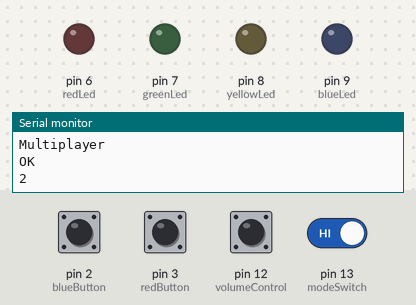
Bench run of a sketch on a simulated Arduino Uno, built with avr-gcc and run on an emulated ATmega328P. Parts: output pins drawn as LEDs (lit = HIGH), the last lines printed to the serial monitor. The test bench sets the inputs (shaded band); at power-on: pin 2 (blueButton), pin 3 (redButton), pin 12 (volumeControl), pin 13 (modeSwitch) HIGH. Random numbers use the default seed unless the sketch sets one; the audio player accepts every command and is not drawn.

Above: at 1.7 s.
1.8 s: pin 2 (blueButton) pulled LOW for 3.2 s
At 3.9 s:
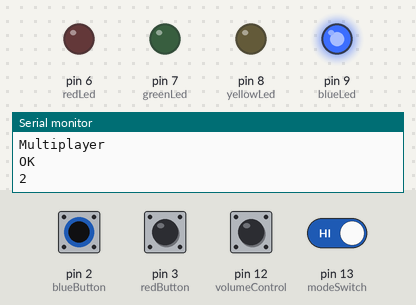
At 5.3 s:
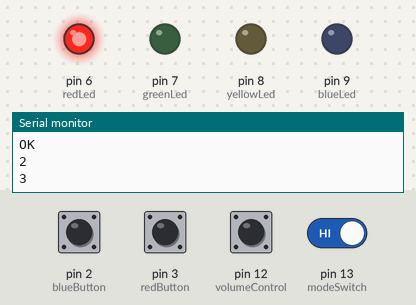
7.3 s: pin 2 (blueButton) driven LOW and pin 13 (modeSwitch) driven LOW
At 12.6 s:
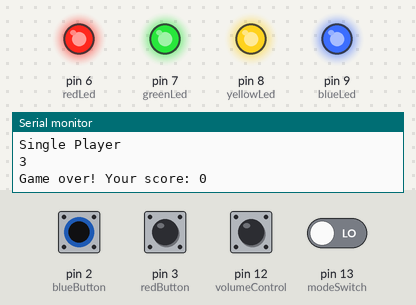
14.9 s: pin 2 (blueButton) driven HIGH
22.5 s: pin 2 (blueButton) driven LOW
Timing chart, 0 to 26.4 s (numbered marks = the images above; inputs shaded):
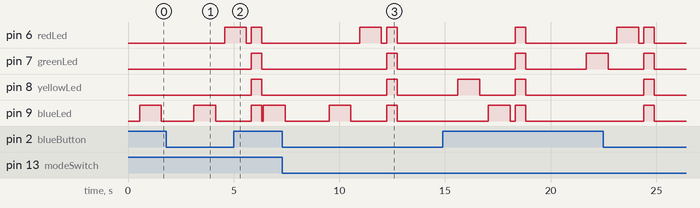

Measured:
- after the input at 1.8 s, pin 6 (redLed): LOW → HIGH after 2.8 s, → LOW 1.0 s later, → HIGH 0.24 s later, → LOW 0.50 s later; pin 7 (greenLed), pin 8 (yellowLed): LOW → HIGH after 4.0 s, → LOW 0.50 s later
- after the input at 7.3 s, pin 6 (redLed): LOW → HIGH after 3.7 s, → LOW 1.0 s later, → HIGH 0.24 s later, → LOW 0.50 s later; pin 7 (greenLed), pin 8 (yellowLed): LOW → HIGH after 4.9 s, → LOW 0.50 s later

The sketch:

FinalCapstoneVer2.ino
```cpp
#include "SoftwareSerial.h"
#include "DFRobotDFPlayerMini.h"

// Use pins 10 and 11 to communicate with DFPlayer Mini
static const uint8_t PIN_MP3_TX = 11; // Connects to module's RX
static const uint8_t PIN_MP3_RX = 10; // Connects to module's TX
SoftwareSerial softwareSerial(PIN_MP3_TX, PIN_MP3_RX);

//initialize buttons and LED ports
const uint8_t blueButton = 2;
const uint8_t redButton = 3;
const uint8_t greenButton = 4;
const uint8_t yellowButton = 5;
const uint8_t blueLed = 9;
const uint8_t redLed = 6;
const uint8_t greenLed = 7;
const uint8_t yellowLed = 8;
const uint8_t modeSwitch = 13;
const uint8_t volumeControl = 12;
int currentModeState;
int previousModeState;

int gameIndex;
#define MAX_LENGTH 1000
uint8_t gameMode = 0;
uint8_t user = 1;

uint8_t gameSequence[MAX_LENGTH];
uint8_t currentRound = 0;

int breakVariable = 1;

int volume = 20;
int volumeFlag = 1;
int switchFlag = 0;
int clearFlag = 0;
//Set up the Arduino board

// Create the Player object
DFRobotDFPlayerMini player;

void setup() {
  Serial.begin(9600);
  //set up inputs and outputs
  pinMode(redLed, OUTPUT);
  pinMode(yellowLed, OUTPUT);
  pinMode(blueLed, OUTPUT);
  pinMode(greenLed, OUTPUT);
  pinMode(redButton, INPUT_PULLUP);
  pinMode(yellowButton, INPUT_PULLUP);
  pinMode(blueButton, INPUT_PULLUP);
  pinMode(greenButton, INPUT_PULLUP);
  pinMode(modeSwitch, INPUT_PULLUP);
  pinMode(volumeControl, INPUT_PULLUP);

  gameIndex = 0;
  gameSequence[MAX_LENGTH] = {0};


  // The following line primes the random number generator.
  // It assumes pin A3 is floating (disconnected):
  randomSeed(analogRead(A3));

  if (digitalRead(modeSwitch) == LOW) {
      Serial.print("Single Player\n");
      currentModeState = 0;
      gameMode = 0;
  }
  if (digitalRead(modeSwitch) == HIGH) {
      Serial.print("Multiplayer\n");
      currentModeState = 1;
      gameMode = 1;
  }
  previousModeState = currentModeState;

  // Init serial port for DFPlayer Mini
  softwareSerial.begin(9600);

  // Start communication with DFPlayer Mini
  if (player.begin(softwareSerial)) {
   Serial.println("OK");

    // Set volume to maximum (0 to 30).
    player.volume(20);
    // Play the first MP3 file on the SD card
  } else {
    Serial.println("Connecting to DFPlayer Mini failed!");
  }
}

//Light LED sequence
void lightLed(int ledIndex) {
  currentModeState = digitalRead(modeSwitch);
  if (currentModeState != previousModeState) {
    GameMode_Switch();
    return;
  }
  if (digitalRead(volumeControl) == HIGH && volumeFlag == 1) {
    Volume();
    volumeFlag = 0;
  } else if (digitalRead(volumeControl) == LOW && volumeFlag == 0) {
    volumeFlag = 1;
  }
    switch (ledIndex){
      case 2:
        digitalWrite(blueLed, HIGH);
        player.play(2);
        delay(1000);
        digitalWrite(blueLed, LOW);
      break;
      case 3:
        digitalWrite(redLed, HIGH);
        player.play(3);
        delay(1000);
        digitalWrite(redLed, LOW);
      break;
      case 4:
        digitalWrite(greenLed, HIGH);
        player.play(4);
        delay(1000);
        digitalWrite(greenLed, LOW);
      break;
      case 5:
        digitalWrite(yellowLed, HIGH);
        player.play(5);
        delay(1000);
        digitalWrite(yellowLed, LOW);
      break;
      default:
      break;
    }
  volumeFlag = 1;
}

//Lights the proper LEDs
void playSequence() {
  delay(500);
  for (int i = 0; i < gameIndex; i++) {
    int currentLed = gameSequence[i];
    lightLed(currentLed);
    if (switchFlag == 1) {
      return;
    }
    delay(375);
  }
}

//wait for button read from user
int readButtons() {
  int i = 0;
  while(true) {
    currentModeState = digitalRead(modeSwitch);
    if (currentModeState != previousModeState) {
    GameMode_Switch();
    return;
    }
    if (digitalRead(volumeControl) == HIGH && volumeFlag == 1) {
      Volume();
      volumeFlag = 0;
    } else if (digitalRead(volumeControl) == LOW && volumeFlag == 0) {
      volumeFlag = 1;
    }
    if (digitalRead(blueButton) == HIGH) {
      i = 2;
    Serial.println(i);
    return i;
    }
    else if (digitalRead(redButton) == HIGH) {
      i = 3;
    Serial.println(i);
    return i;
    }
    else if (digitalRead(greenButton) == HIGH) {
      i = 4;
    Serial.println(i);
    return i;
    }
    else if (digitalRead(yellowButton) == HIGH) {
      i = 5;
    Serial.println(i);
    return i;
    }
  }
  delay(1);
}

//flash LEDs all on when game is over and report score to console
void gameOver() {
  currentModeState = digitalRead(modeSwitch);
  if (currentModeState != previousModeState) {
    GameMode_Switch();
    return;
  }
    if (digitalRead(volumeControl) == HIGH && volumeFlag == 1) {
      Volume();
      volumeFlag = 0;
    } else if (digitalRead(volumeControl) == LOW && volumeFlag == 0) {
      volumeFlag = 1;
    }
  if (gameMode == 0) {
    Serial.print("Game over! Your score: ");
    Serial.println(gameIndex - 1);
  }
  if (gameMode == 1) {
    Serial.print("Game over! Your score: ");
    Serial.println(gameIndex);
  }
  gameIndex = 0;
  delay(200);
  digitalWrite(redLed, HIGH);
  digitalWrite(yellowLed, HIGH);
  digitalWrite(greenLed, HIGH);
  digitalWrite(blueLed, HIGH);
  delay(500);
  digitalWrite(redLed, LOW);
  digitalWrite(yellowLed, LOW);
  digitalWrite(greenLed, LOW);
  digitalWrite(blueLed, LOW);
  volumeFlag = 1;
}

//compare user input to the current array
bool checkUserSequence() {
  currentModeState = digitalRead(modeSwitch);
  if (currentModeState != previousModeState) {
    GameMode_Switch();
    return;
  }
  if (digitalRead(volumeControl) == HIGH && volumeFlag == 1) {
    Volume();
    volumeFlag = 0;
  } else if (digitalRead(volumeControl) == LOW && volumeFlag == 0) {
    volumeFlag = 1;
  }

   if (switchFlag == 1) {
      return;
   }
  for (int i = 0; i < gameIndex; i++) {
    int expectedButton = gameSequence[i];
    byte actualButton = readButtons();
    if (switchFlag == 1) {
      return;
    }
    lightLed(actualButton);
    if (switchFlag == 1) {
      return;
    }
    if (expectedButton != actualButton) {
      return false;
    }
    volumeFlag = 1;
  }

  return true;
}

//Clear the current game tracking
void Clear_Array(){
  gameIndex = 0;
  gameSequence[MAX_LENGTH] = {0};
}

void GameMode_Switch() {
  // check if the state is switched
  clearFlag = 1;
  if (digitalRead(modeSwitch) == LOW) {
    Serial.print("Single Player\n");
    gameMode = 0;
    currentModeState = 0;
    }
  else {
    Serial.print("Multiplayer\n");
    gameMode = 1;
    currentModeState = 1;
    }
    previousModeState = currentModeState; // update the previous state
    switchFlag = 1;
}

void Volume() {
  if (volumeFlag == 1) {
    if (volume < 30) {
      volume += 10;
      player.volume(volume);
    }
    else {
      volume = 0;
      player.volume(volume);
    }
    volumeFlag = 0;
    player.play(8);
  }
}

//The main game loop
void loop() {
    if (digitalRead(volumeControl) == HIGH && volumeFlag == 1) {
      Volume();
      volumeFlag = 0;
    } else if (digitalRead(volumeControl) == LOW && volumeFlag == 0) {
      volumeFlag = 1;
    }

  currentModeState = digitalRead(modeSwitch);
  if (currentModeState != previousModeState) {
    GameMode_Switch();
  }
  if (clearFlag == 1) {
    clearFlag = 0;
    Clear_Array();
  }
  if (gameMode == 0) {
    switchFlag = 0;
    // Add a random color to the end of the sequence
    gameSequence[gameIndex] = random(2, 6);
    gameIndex++;
    if (gameIndex >= MAX_LENGTH) {
      gameIndex = MAX_LENGTH - 1;
    }
    playSequence();

    if (!checkUserSequence() && switchFlag == 0) {
      gameOver();
      player.play(1);
      delay(2000);
    }

    delay(300);

    if (gameIndex > 0) {
      delay(300);
    }
  }

  if (clearFlag == 1) {
    clearFlag = 0;
    Clear_Array();
  }

  if (gameMode == 1) {
    switchFlag = 0;
    byte actualButton = readButtons();
    lightLed(actualButton);
    delay(1000);
    gameSequence[gameIndex] = actualButton;
    gameIndex++;
    if (user == 1) {
      user = 2;
    }
    else if (user == 2) {
      user = 1;
    }
    playSequence();
    if (!checkUserSequence() && switchFlag == 0) {
      gameOver();
      if (user == 1) {
        player.play(7);
      }
      if (user == 2) {
        player.play(6);
      }
      user = 1;
    }
  }
  volumeFlag = 1;
}
```
